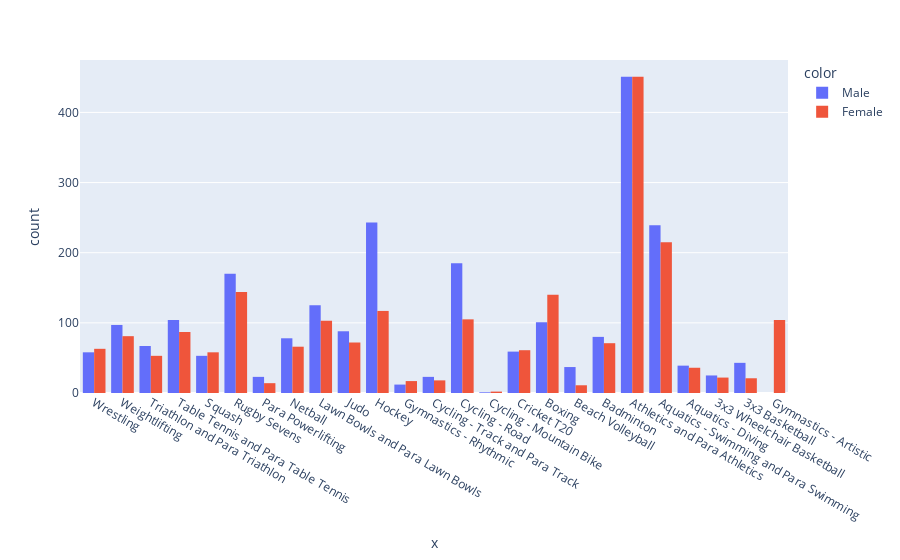

Notebook code for this chart:
### Code cell
# Histogram showing distrubution of Sports and Gender

fig= px.histogram(x=part['SPORT'].sort_values(ascending=False), color=part['GENDER'], barmode='group')
fig.show()

### Figure 1 — Plotly figure (JSON) as saved in the notebook; plotly's stock layout.template omitted (floating-point values rounded to 4 significant figures; data arrays with more than 128 entries replaced by an {"elided": "..."} marker saying what was removed)
{"data": [{"alignmentgroup": "True", "bingroup": "x", "hovertemplate": "color=Male<br>x=%{x}<br>count=%{y}<extra></extra>", "legendgroup": "Male", "marker": {"color": "#636efa", "pattern": {"shape": ""}}, "name": "Male", "offsetgroup": "Male", "orientation": "v", "showlegend": true, "type": "histogram", "x": {"elided": "2401 str values"}, "xaxis": "x", "yaxis": "y"}, {"alignmentgroup": "True", "bingroup": "x", "hovertemplate": "color=Female<br>x=%{x}<br>count=%{y}<extra></extra>", "legendgroup": "Female", "marker": {"color": "#EF553B", "pattern": {"shape": ""}}, "name": "Female", "offsetgroup": "Female", "orientation": "v", "showlegend": true, "type": "histogram", "x": {"elided": "2132 str values"}, "xaxis": "x", "yaxis": "y"}], "layout": {"barmode": "group", "legend": {"title": {"text": "color"}, "tracegroupgap": 0}, "margin": {"t": 60}, "xaxis": {"anchor": "y", "domain": [0, 1], "title": {"text": "x"}}, "yaxis": {"anchor": "x", "domain": [0, 1], "title": {"text": "count"}}}}
